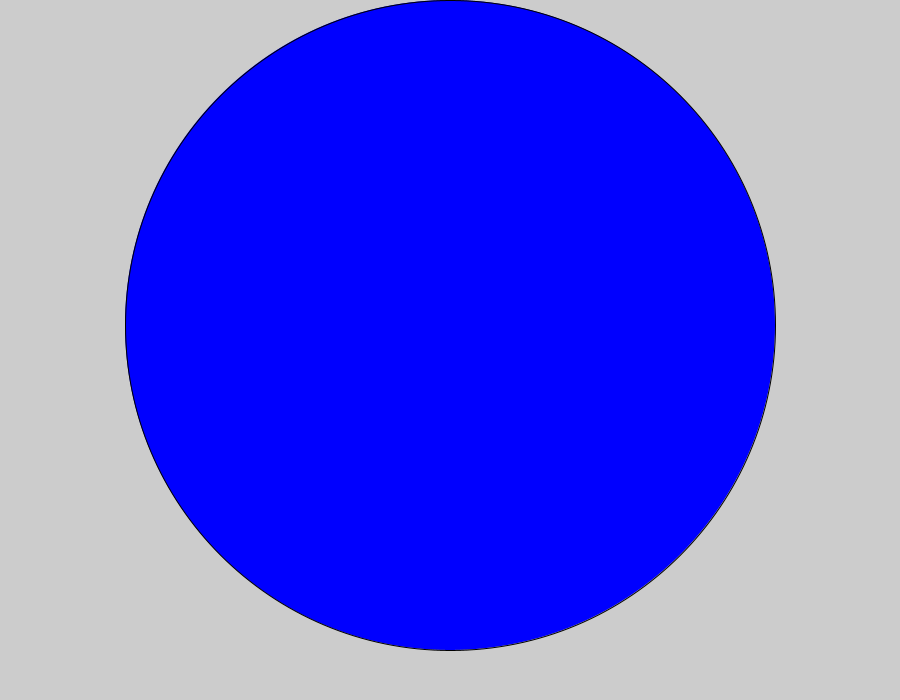
Frame 1 (no input)
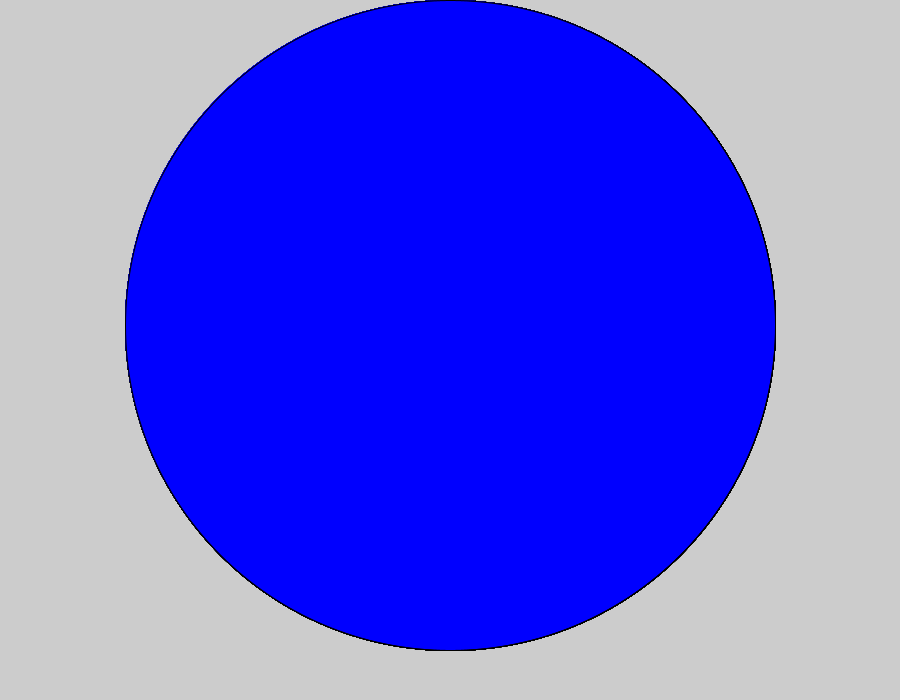
Frame 60 (the mouse pressed at the canvas centre just before this capture)
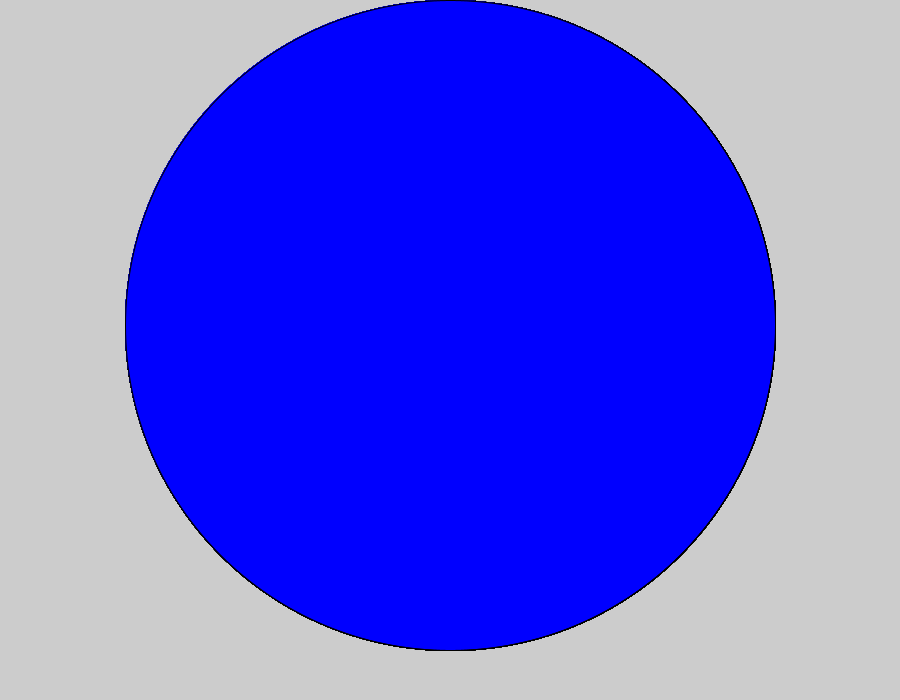
Frame 120 (the mouse held since frame 60 and released just before this capture)

The Processing sketch that drew these frames (run headless with seeded random() and noise(); from frame 60 on, the mouse is pressed at the canvas centre):

// Processing sketch: sketch_ELFolio_part2_1
// ── sketch_ELFolio_part2_1.pde
void setup(){
  size(900,700);
}
float x = 650;
float y = 650;
float a = 450;
float b = 325;
float A;
int mycolour = 0;
void draw(){
  //background(mycolour);
  fill(0,0,255);
  ellipseMode(CENTER);
  ellipse(a,b,x,y);
 
}
void mousePressed(){
  if(mouseButton == LEFT ){
    x=x*0.9;
    y=y*0.9;
    b=b*0.9;
float r = x/2;
  A = 3.14*r*r;
    println(A);
  }
  if(mouseButton == RIGHT){
    x=x*0.6;
    y=y*0.6;
    b=b*0.6;
    float r = x/2;
  A = 3.14*r*r;
    println( A);
  }
}
